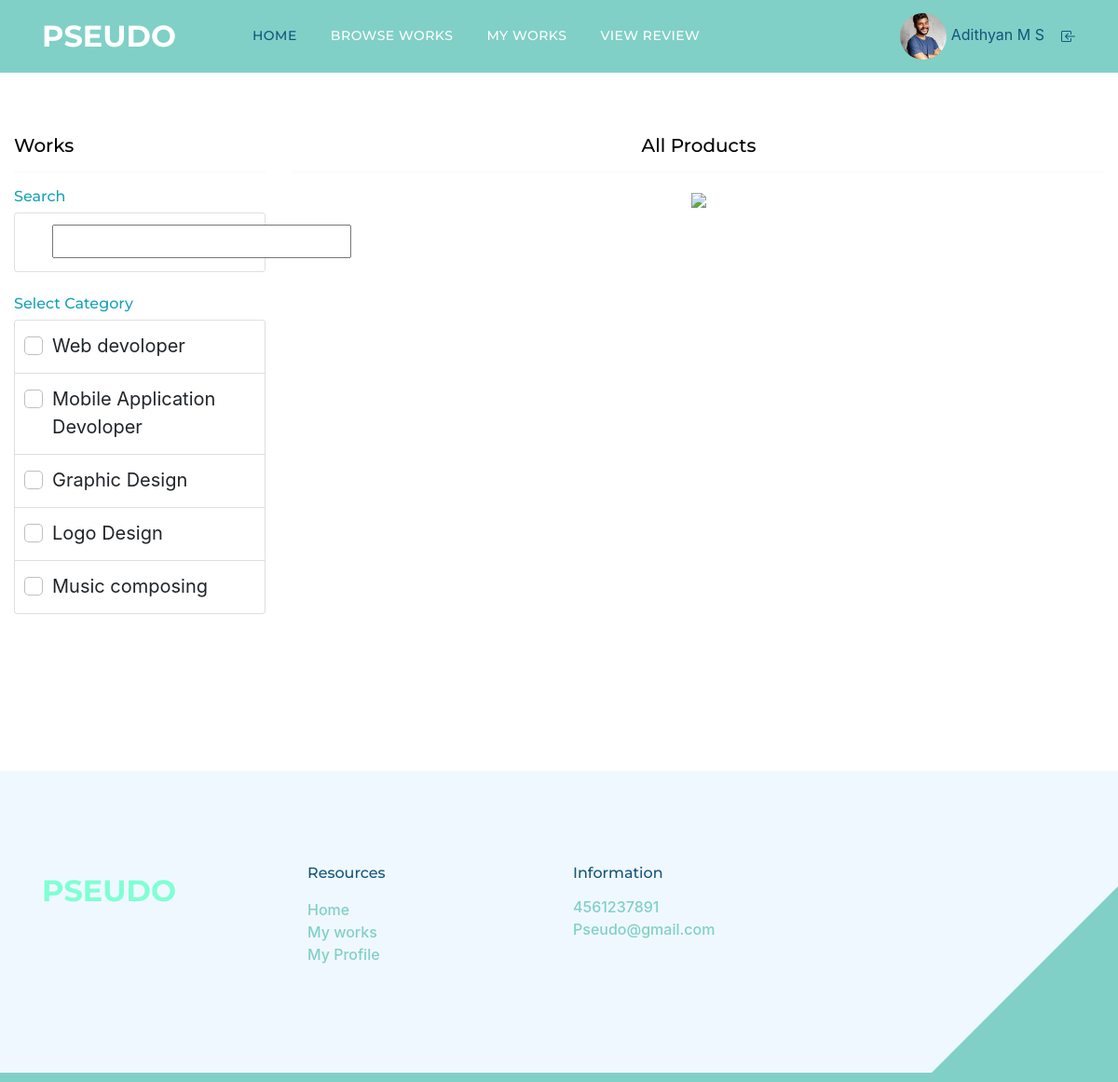
/Freelan/SearchWorks.php (signed in), run on the app's committed database.
### tables this page shows
CREATE TABLE `tbl_category` (
  `category_id` int(11) NOT NULL,
  `category_name` varchar(50) NOT NULL
);

### Freelan/SearchWorks.php (the view, shortened to what this page needs)
<?php
include('Header.php');
?>
<!DOCTYPE html
    PUBLIC "-//W3C//DTD XHTML 1.0 Transitional//EN" "http://www.w3.org/TR/xhtml1/DTD/xhtml1-transitional.dtd">
<html xmlns="http://www.w3.org/1999/xhtml">
<head>
    <link rel="stylesheet" href="../Asset/Templates/Search/bootstrap.min.css">
</head>
<body onload="productCheck()">
    <div class="container-fluid">
        <div class="row">
            <div class="col-lg-3">
                <h5>Works</h5>
                <hr>
                <h6 class="text-info"> Search</h6>
                <ul class="list-group">
                    <li class="list-group-item">
                        <div class="form-check">
                            <label class="form-check-label">
                                <input type="text" onkeyup="productCheck()" class="product_check" id="txt_name">
                            </label>
                        </div>
                    </li>
                </ul>
                <br />
                <h6 class="text-info"> Select Category</h6>
                <ul class="list-group">
                    <?php
                    $selCat = "SELECT * from tbl_category";
                    $result = $con->query($selCat);
                    while ($row = $result->fetch_assoc()) {
                        ?>
                        <li class="list-group-item">
                            <div class="form-check">
                                <label class="form-check-label">
                                    <input type="checkbox" onclick="changeSub(),productCheck()"
                                        class="form-check-input product_check" value="<?php echo $row["category_id"]; ?>"
                                        id="category"><?php echo $row["category_name"]; ?>
                                </label>
                            </div>
                        </li>
                        <?php
                    }
                    ?>
                </ul>
                <br />
            </div>
            <div class="col-lg-9">
                <h5 class="text-center" id="textChange">All Products</h5>
                <hr>
                <div class="text-center">
                    <img src="../Asset/Templates/Search/loader.gif" id='loder' width="200" style="display: none" />
                </div>
            </div>
        </div>
    </div>
</body>
<?php
include('Footer.php');
?>
</html>

### Asset/Templates/Main/css/templatemo-topic-listing.css (style rules this page uses)
:root { --white-color: #ffffff; --primary-color: #13547a; --secondary-color: #80d0c7; --section-bg-color: #f0f8ff; --custom-btn-bg-color: #80d0c7; --custom-btn-bg-hover-color: #13547a; --dark-color: #000000; --p-color: #717275; --border-color: #7fffd4; --link-hover-color: #13547a; --body-font-family: 'Open Sans', sans-serif; --title-font-family: 'Montserrat', sans-serif; --h1-font-size: 58px; --h2-font-size: 46px; --h3-font-size: 32px; --h4-font-size: 28px; --h5-font-size: 24px; --h6-font-size: 22px; --p-font-size: 20px; --menu-font-size: 14px; --btn-font-size: 18px; --copyright-font-size: 16px; --border-radius-large: 100px; --border-radius-medium: 20px; --border-radius-small: 10px; --font-weight-normal: 400; --font-weight-medium: 500; --font-weight-semibold: 600; --font-weight-bold: 700; }
body { background-color: var(--white-color); font-family: var(--body-font-family); }
h2, h3, h4, h5, h6 { color: var(--dark-color); }
h1, h2, h3, h4, h5, h6 { font-family: var(--title-font-family); font-weight: var(--font-weight-semibold); }
h5 { font-size: var(--h5-font-size); }
h6 { color: var(--primary-color); font-size: var(--h6-font-size); }
ul li { color: var(--p-color); font-size: var(--p-font-size); font-weight: var(--font-weight-normal); }

### data on the page
tbl_category: category_name "Web devoloper"
tbl_category: category_name "Mobile Application Devoloper"
tbl_category: category_name "Graphic Design"
tbl_category: category_name "Logo Design"
tbl_category: category_name "Music composing"

### other printed values
$_SESSION['FName'] "Adithyan M S"
